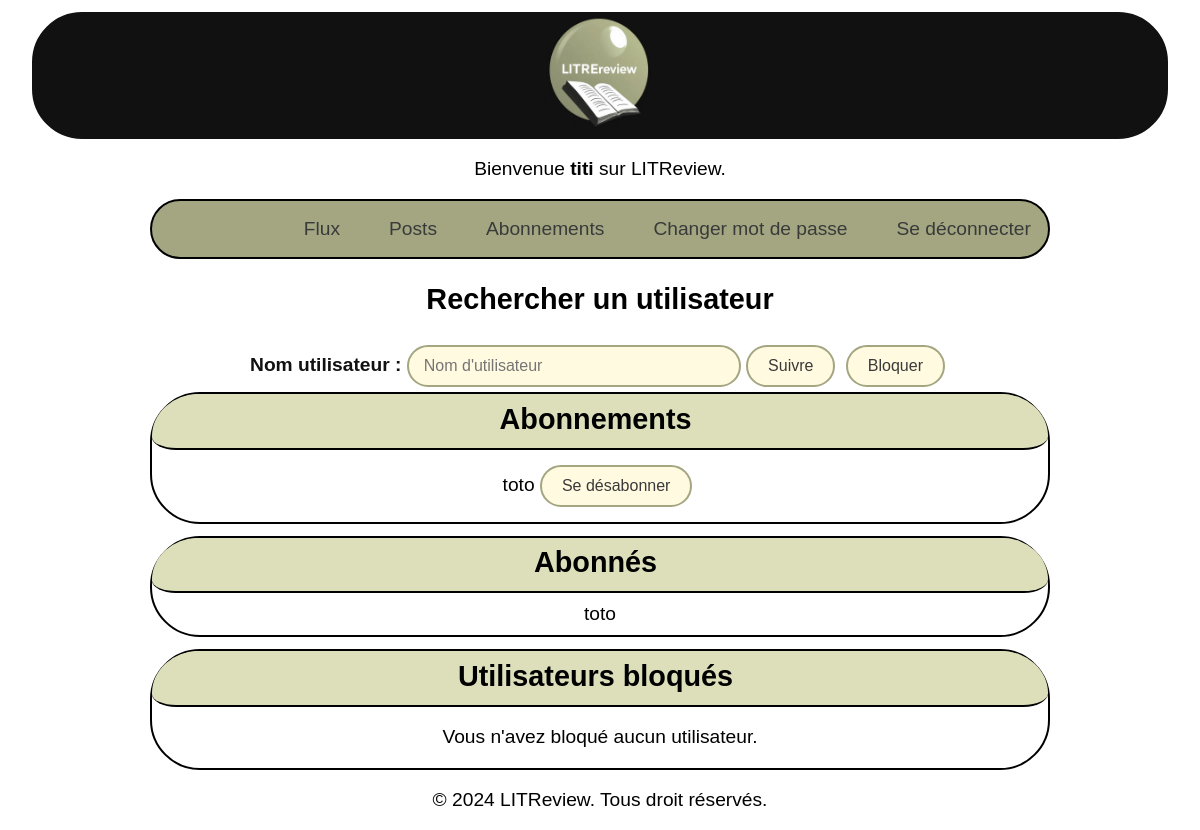
Page /block/ (signed in) on the earlier database version.
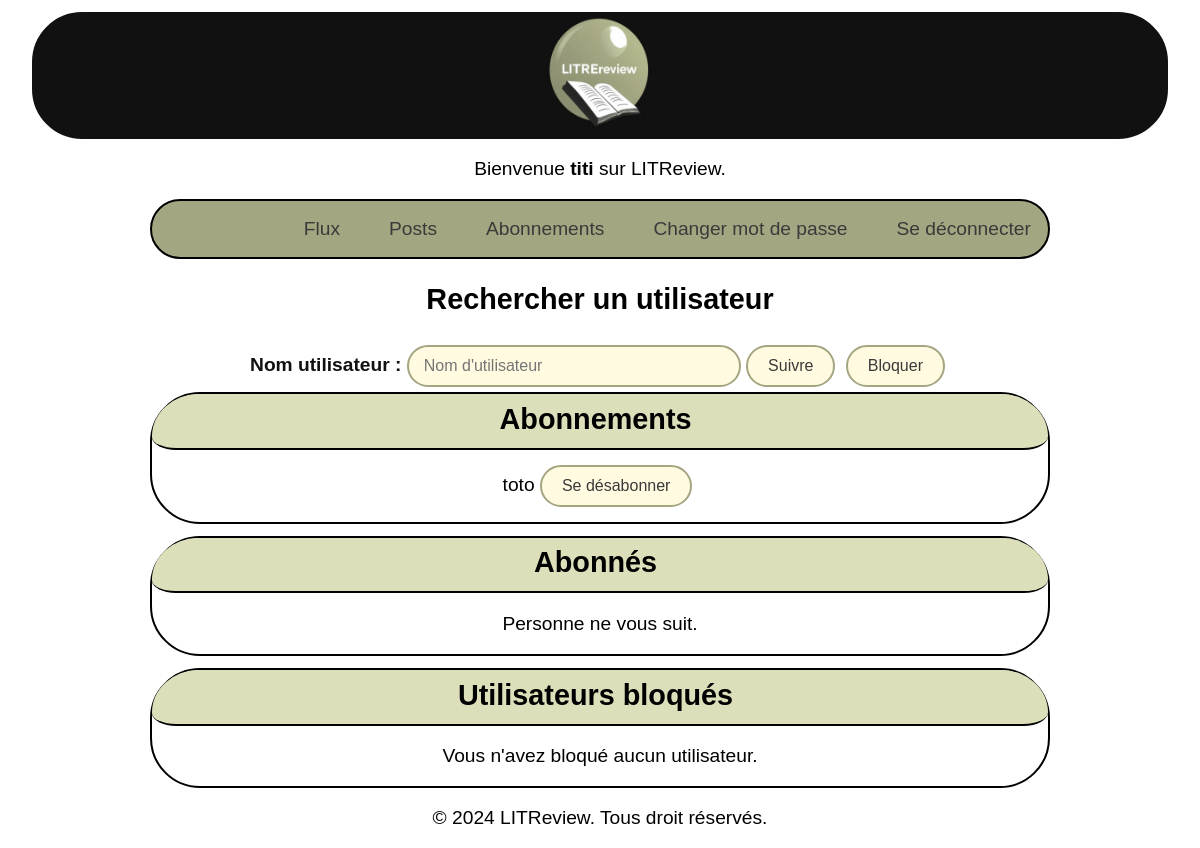
Same page on the later database version.
### authentication/models.py (models this page shows, shortened)
class User(AbstractBaseUser):
    username = models.CharField(max_length=100, unique=True)
    USERNAME_FIELD = "username"
    REQUIRED_FIELDS = []
    objects = UserManager()

### LitReview/models.py (models this page shows)
class UserFollows(models.Model):
    user = models.ForeignKey(
        settings.AUTH_USER_MODEL,
        on_delete=models.CASCADE,
        related_name="following"
    )
    followed_user = models.ForeignKey(
        settings.AUTH_USER_MODEL,
        on_delete=models.CASCADE,
        related_name="followed_by"
    )
    class Meta:
        unique_together = ("user", "followed_user")

### LitReview/views.py (the view, shortened to what this page needs)
# urls.py: path("block/", LitReview.views.blocked_user, name="blocked_user"),
@login_required
def blocked_user(request):
    user = request.user
    followed_users = UserFollows.objects.filter(user=user)
    followers = UserFollows.objects.filter(followed_user=user)
    blocked_users = BlockUser .objects.filter(user=user)
    context = {
        "user": user,
        "followed_users": followed_users,
        "followers": followers,
        "blocked_users": blocked_users,
    }
    return render(request, "LitReview/followers.html", context)

### LitReview/templates/LitReview/followers.html (shortened to what this page needs)
{% extends 'base.html' %}
{% block content %}
<h2>Rechercher un utilisateur</h2>
<div class="search_user">
    <div class="action-buttons">
        <label  for="usernameInput">Nom utilisateur :</label>
        <input type="text" name="username" id="usernameInput" placeholder="Nom d'utilisateur" required aria-required="true">
        <form method="GET" action="{% url 'follow_user' %}" style="display: inline;">
            <button class="follow_button" type="submit" aria-label="Suivre l'utilisateur">Suivre</button>
        </form>
        <form method="POST" action="{% url 'blocked_user' %}" style="display: inline;">
            <button class="block_button" type="submit" aria-label="Bloquer l'utilisateur">Bloquer</button>
        </form>
    </div>
</div>
<div class="users_followed">
    <h2>Abonnements</h2>
    <div class="follow">
        {% for follow in followed_users %}
            <div class="user-item" role="listitem">
                {{ follow.followed_user.username }}
                <form method="POST" action="{% url 'unfollow_user' %}" style="display:inline;">
                    <button class="unfollow_button" type="submit" aria-label="Se désabonner de {{ follow.followed_user.username }}">Se désabonner</button>
                </form>
            </div>
        {% empty %}
            <p>Vous ne suivez personne.</p>
        {% endfor %}
    </div>
</div>
<div class="followed_users">
    <h2>Abonnés</h2>
    <div class="follow">
        {% for follow in followers %}
            <div class="user-item" role="listitem">
                {{ follow.user.username }}
            </div>
        {% empty %}
            <p>Personne ne vous suit.</p>
        {% endfor %}
    </div>
</div>
<div class="blocked_users">
    <h2>Utilisateurs bloqués</h2>
    <div class="block">
        {% for block in blocked_users %}
            <div class="user-item" role="listitem">
                {{ block.blocked_user.username }}
                <form method="POST" action="{% url 'unblock_user' %}" style="display:inline;">
                    {% csrf_token %}
                    <input type="hidden" name="unblock_username" value="{{ block.blocked_user.username }}">
                    <button class="unblock_button" type="submit" aria-label="Débloquer {{ block.blocked_user.username }}">Débloquer</button>
                </form>
            </div>
        {% empty %}
            <p>Vous n'avez bloqué aucun utilisateur.</p>
        {% endfor %}
    </div>
</div>
{% endblock %}

### templates/base.html (shortened to what this page needs)
{% load static %}
<!DOCTYPE html>
<html lang="fr">
<head>
    <link rel="stylesheet" type="text/css" href="{% static '\css\style .css' %}">
    <link rel="stylesheet" href="https://cdnjs.cloudflare.com/ajax/libs/font-awesome/5.15.3/css/all.min.css">
</head>
<body>
    <header>
        <div class="title">
            <img id="icon" src="{% static 'favicon_io\android-chrome-512x512.png' %}" alt="logo LITReview">
        </div>
        {% if user.is_authenticated %}
        <p>Bienvenue <strong>{{ user.username }}</strong> sur LITReview.</p>
        <nav aria-label="Navigation principale">
            <div class="link_input_connect">
                <a class="flux_link" href="{% url 'home' %}" role="button">Flux</a>
                <a class="posts_link" href="{% url 'my_posts' %}" role="button">Posts</a>
                <a class="followers_link" href="{% url 'followers' %}" role="button">Abonnements</a>
                <a class="password_link" href="{% url 'password_change' %}" role="button">Changer mot de passe</a>
                <form method="POST" action="{% url 'logout' %}">
                    <a href="#" class="logout_link" onclick="if(confirm('Voulez-vous vous déconnecter?'))
                    { this.closest('form').submit(); return false; }" role="button">Se déconnecter</a>
                </form>
            </div>
        </nav>
        {% endif %}
    </header>
    <main>
        {% block content %}{% endblock content %}
    </main>
    <footer>
        <p>&copy; 2024 LITReview. Tous droit réservés.</p>
    </footer>
</body>
</html>

### static/css/style .css (style rules this page uses)
body { font-family: Arial, sans-serif; text-align: center; font-size: larger; }
.title { align-self: center; border: 2px solid #111111; margin: 1% 2% 0% 2%; background-color: #111111; border-radius: 50px; }
#icon { margin: 0; padding: 0.2%; width: 10%; border-radius: 5px; }
.ticket_review, .ticket, .users_followed, .followed_users, .blocked_users { border-radius: 50px; border: 2px solid; margin: 0 12% 0.5% 12%; background-color: rgb(255, 255, 255); }
.followed_users h2, .users_followed h2, .create_ticket h2, .blocked_users h2 { padding: 1% 2% 0 1%; border-radius: 115px 115px 61px 60px / 105px 105px 34px 32px; border-bottom: 2px solid; margin: 0; height: 45px; background-color: #dcdfba; }
.follow { margin: 10px; }
.answer_review, .ask_review, .followed_users, .blocked_users { margin-top: 1%; }
img { width: 300px; margin-bottom: 1%; border-radius: 10px; }
.link_input_connect { display: flex; flex-direction: row; gap: 15px; border-radius: 30px; border: 2px solid; margin: 0 12% 0.4% 12%; justify-content: flex-end; background-color: #a3a681; align-items: center; }
.ticket_button, .review_button, .flux_link, .posts_link, .followers_link, .password_link, .logout_link { border: 2px solid; border-radius: 30px; background-color: #a3a681; padding: 5px; color: #3a3a3a; margin: 10px; text-decoration: none; border-color: #a3a681; }
input[type="text"], input[type="password"], input[type="email"], input[type="number"], textarea, select { font-family: Arial, sans-serif; font-size: 16px; padding: 10px 15px; border: 2px solid #a3a681; border-radius: 30px; background-color: #fffae0; color: #111111; width: calc(100% - 40px); max-width: 300px; }
input[type="submit"], button[type="submit"], input[type="file"] { font-family: Arial, sans-serif; font-size: 16px; padding: 10px 20px; border: 2px solid #a3a681; border-radius: 30px; background-color: #fffae0; color: #3a3a3a; cursor: pointer; transition: all 0.3s ease; max-width: 300px; margin: 5px 5px 5px 0; }
label { display: inline-block; margin-bottom: 5px; font-weight: bold; color: #111111; }

Differences in the rows shown:
removed UserFollows: user.username "toto", shown under "Abonnés"
Other differences:
text now shown: "Personne ne vous suit."
